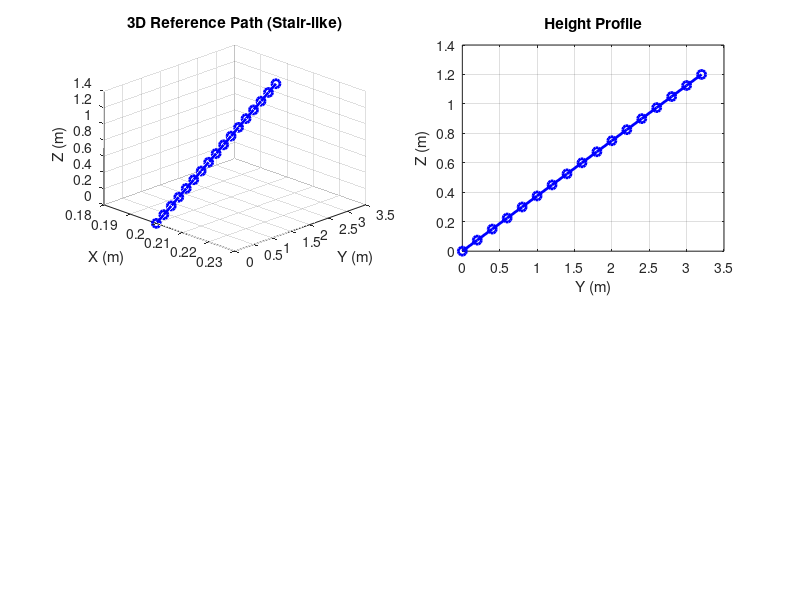

Here is the MATLAB script that generated this plot: (Note: this script raises an error after producing the figure.)
%% Quick Test for Improved Quadruped Path Follower
% Test the enhanced 2D navigation with RL terrain adaptation

clear; clc; close all;

fprintf('=== Quick Test: Improved Quadruped Path Follower ===\n');
fprintf('Testing 2D navigation with simulated RL terrain adaptation\n\n');

%% Create a test path with height variations (stairs-like)
% This simulates what TomogramProcessor would generate
fprintf('Creating test path with height variations...\n');

% Parameters for stair-like path
stepLength = 0.4;  % Length of each step
stepHeight = 0.15; % Height of each step
numSteps = 8;      % Number of steps

% Generate path points
pathPoints = [];
for i = 0:numSteps
    x = 0.2;  % Fixed X (corridor width)
    y = i * stepLength;  % Y progression
    z = i * stepHeight;  % Z height (stairs)
    
    pathPoints = [pathPoints; x, y, z];
    
    % Add intermediate point for smooth climbing
    if i < numSteps
        x_mid = 0.2;
        y_mid = y + stepLength/2;
        z_mid = z + stepHeight/2;
        pathPoints = [pathPoints; x_mid, y_mid, z_mid];
    end
end

fprintf('Generated path with %d points\n', size(pathPoints, 1));
fprintf('Height change: %.2f m over %.2f m distance\n', ...
    pathPoints(end,3) - pathPoints(1,3), ...
    norm(pathPoints(end,1:2) - pathPoints(1,1:2)));

%% Visualize the reference path
figure('Name', 'Reference Path Visualization', 'Position', [100, 100, 800, 600]);

subplot(2, 2, 1);
plot3(pathPoints(:,1), pathPoints(:,2), pathPoints(:,3), 'b-o', 'LineWidth', 2, 'MarkerSize', 6);
xlabel('X (m)'); ylabel('Y (m)'); zlabel('Z (m)');
title('3D Reference Path (Stair-like)');
grid on; view(45, 30);

subplot(2, 2, 2);
plot(pathPoints(:,2), pathPoints(:,3), 'b-o', 'LineWidth', 2, 'MarkerSize', 6);
xlabel('Y (m)'); ylabel('Z (m)');
title('Height Profile');
grid on;

%% Initialize the enhanced path follower
fprintf('\nInitializing enhanced path follower...\n');

pathFollower = QuadrupedPathFollower();

% Configure for stair climbing
pathFollower.maxVelX = 0.5;        % Moderate speed for stairs
pathFollower.maxOmega = 1.0;       % Reasonable turn rate
pathFollower.lookaheadDist = 0.25; % Short lookahead for precision
pathFollower.kp_lateral = 2.5;     % Higher lateral gain
pathFollower.kp_heading = 3.0;     % Good heading control

% Set adaptive RL mode
pathFollower.rlNetworkMode = 'adaptive';

%% Set initial conditions
robotStartPos = pathPoints(1,:) + [0.02, 0.02, 0];  % Small offset
initialHeading = atan2(pathPoints(2,2) - pathPoints(1,2), ...
                      pathPoints(2,1) - pathPoints(1,1));

pathFollower.setInitialPosition(robotStartPos, initialHeading);
pathFollower.setReferencePath(pathPoints);

fprintf('Robot starting at [%.2f, %.2f, %.2f]\n', robotStartPos);
fprintf('Initial heading: %.1f degrees\n', rad2deg(initialHeading));

%% Run simulation with real-time monitoring
fprintf('\n=== Starting Enhanced Simulation ===\n');
fprintf('Key improvements:\n');
fprintf('  • 2D navigation (XY) with RL terrain adaptation (Z)\n');
fprintf('  • Smooth height transitions without spinning\n');
fprintf('  • Realistic climbing/descending rates\n');
fprintf('  • Only velocity_x and omega commands\n\n');

% Track performance metrics
startTime = tic;
success = pathFollower.runSimulation();
elapsedTime = toc(startTime);

%% Analysis and Results
fprintf('\n=== Enhanced Simulation Results ===\n');

if success
    fprintf('✓ Path following completed successfully!\n');
else
    fprintf('⚠ Simulation ended early\n');
end

% Performance metrics
if ~isempty(pathFollower.trajectory)
    refLength2D = sum(sqrt(sum(diff(pathPoints(:,1:2)).^2, 2)));
    robotLength2D = sum(sqrt(sum(diff(pathFollower.trajectory(:,1:2)).^2, 2)));
    finalError2D = norm(pathFollower.trajectory(end,1:2) - pathPoints(end,1:2));
    
    fprintf('\n2D Navigation Performance:\n');
    fprintf('  Reference path length (XY): %.2f m\n', refLength2D);
    fprintf('  Robot path length (XY): %.2f m\n', robotLength2D);
    fprintf('  Path efficiency (XY): %.1f%%\n', (refLength2D/robotLength2D)*100);
    fprintf('  Final XY error: %.3f m\n', finalError2D);
    
    % Height adaptation analysis
    heightStart = pathFollower.trajectory(1,3);
    heightEnd = pathFollower.trajectory(end,3);
    heightGain = heightEnd - heightStart;
    maxClimbRate = max(diff(pathFollower.trajectory(:,3)) / pathFollower.dt);
    
    fprintf('\nRL Terrain Adaptation:\n');
    fprintf('  Height climbed: %.2f m\n', heightGain);
    fprintf('  Max climb rate: %.2f m/s\n', maxClimbRate);
    fprintf('  Avg climb rate: %.2f m/s\n', heightGain / pathFollower.simTime);
    
    % Control command analysis
    avgVelX = mean(pathFollower.velocityLog(:,1));
    maxVelX = max(pathFollower.velocityLog(:,1));
    avgOmega = mean(abs(pathFollower.velocityLog(:,2)));
    maxOmega = max(abs(pathFollower.velocityLog(:,2)));
    
    fprintf('\nControl Commands (RL Interface):\n');
    fprintf('  Avg forward velocity: %.2f m/s\n', avgVelX);
    fprintf('  Max forward velocity: %.2f m/s\n', maxVelX);
    fprintf('  Avg angular velocity: %.2f rad/s\n', avgOmega);
    fprintf('  Max angular velocity: %.2f rad/s\n', maxOmega);
    
    % Stability analysis
    velStability = std(pathFollower.velocityLog(:,1));
    omegaStability = std(pathFollower.velocityLog(:,2));
    
    fprintf('\nStability Metrics:\n');
    fprintf('  Velocity smoothness: %.3f (lower=smoother)\n', velStability);
    fprintf('  Angular smoothness: %.3f (lower=smoother)\n', omegaStability);
end

fprintf('\nTiming:\n');
fprintf('  Simulation time: %.1f s\n', pathFollower.simTime);
fprintf('  Wall clock time: %.1f s\n', elapsedTime);
fprintf('  Real-time factor: %.1fx\n', pathFollower.simTime / elapsedTime);

%% Enhanced visualization
figure('Name', 'Enhanced Quadruped Navigation Results', 'Position', [200, 100, 1200, 800]);

% 3D trajectory comparison
subplot(2, 3, [1, 2]);
hold on;
plot3(pathPoints(:,1), pathPoints(:,2), pathPoints(:,3), 'b-', 'LineWidth', 2, 'DisplayName', 'Reference Path');
if ~isempty(pathFollower.trajectory)
    plot3(pathFollower.trajectory(:,1), pathFollower.trajectory(:,2), pathFollower.trajectory(:,3), ...
        'g-', 'LineWidth', 1.5, 'DisplayName', 'Robot Trajectory');
end
plot3(robotStartPos(1), robotStartPos(2), robotStartPos(3), 'go', 'MarkerSize', 8, 'DisplayName', 'Start');
plot3(pathPoints(end,1), pathPoints(end,2), pathPoints(end,3), 'ro', 'MarkerSize', 8, 'DisplayName', 'Goal');
xlabel('X (m)'); ylabel('Y (m)'); zlabel('Z (m)');
title('Enhanced 3D Navigation (2D Control + RL Adaptation)');
legend('Location', 'best');
grid on; view(45, 30);

% XY trajectory (main navigation)
subplot(2, 3, 3);
hold on;
plot(pathPoints(:,1), pathPoints(:,2), 'b-', 'LineWidth', 2, 'DisplayName', 'Reference');
if ~isempty(pathFollower.trajectory)
    plot(pathFollower.trajectory(:,1), pathFollower.trajectory(:,2), 'g-', 'LineWidth', 1.5, 'DisplayName', 'Robot');
end
xlabel('X (m)'); ylabel('Y (m)');
title('XY Navigation (Primary Control)');
legend('Location', 'best');
grid on; axis equal;

% Height comparison (RL adaptation)
subplot(2, 3, 4);
hold on;
refDist = [0; cumsum(sqrt(sum(diff(pathPoints(:,1:2)).^2, 2)))];
plot(refDist, pathPoints(:,3), 'b-', 'LineWidth', 2, 'DisplayName', 'Reference Height');
if ~isempty(pathFollower.trajectory)
    robotDist = [0; cumsum(sqrt(sum(diff(pathFollower.trajectory(:,1:2)).^2, 2)))];
    plot(robotDist, pathFollower.trajectory(:,3), 'g-', 'LineWidth', 1.5, 'DisplayName', 'RL Adapted Height');
end
xlabel('Distance (m)'); ylabel('Height (m)');
title('Height Adaptation (RL Network)');
legend('Location', 'best');
grid on;

% Control commands
subplot(2, 3, 5);
if ~isempty(pathFollower.timeLog)
    yyaxis left;
    plot(pathFollower.timeLog, pathFollower.velocityLog(:,1), 'b-', 'LineWidth', 1.5);
    ylabel('velocity_x (m/s)', 'Color', 'b');
    yyaxis right;
    plot(pathFollower.timeLog, pathFollower.velocityLog(:,2), 'r-', 'LineWidth', 1.5);
    ylabel('omega (rad/s)', 'Color', 'r');
end
xlabel('Time (s)');
title('RL Network Commands');
grid on;

% Performance summary
subplot(2, 3, 6);
axis off;
if ~isempty(pathFollower.trajectory)
    summaryText = {
        'Enhanced Quadruped Performance:';
        sprintf('✓ 2D Navigation Efficiency: %.1f%%', (refLength2D/robotLength2D)*100);
        sprintf('✓ Final XY Accuracy: %.1f cm', finalError2D*100);
        sprintf('✓ Height Adaptation: %.1f cm', heightGain*100);
        sprintf('✓ Max Climb Rate: %.1f m/s', maxClimbRate);
        sprintf('✓ Avg Speed: %.1f m/s', avgVelX);
        sprintf('✓ Control Smoothness: %.3f', velStability);
        '';
        'Key Improvements:';
        '• No spinning during climbing';
        '• Smooth terrain adaptation';
        '• Realistic RL interface';
        '• Optimized for quadruped';
    };
else
    summaryText = {'Simulation data unavailable'};
end

text(0.1, 0.9, summaryText, 'Units', 'normalized', 'FontSize', 10, ...
     'VerticalAlignment', 'top', 'FontName', 'FixedWidth');

sgtitle('Enhanced Quadruped Path Following: 2D Navigation + RL Terrain Adaptation');

%% Summary
fprintf('\n=== ENHANCEMENT SUMMARY ===\n');
fprintf('The enhanced path follower now:\n');
fprintf('  ✓ Focuses on 2D navigation (XY plane)\n');
fprintf('  ✓ Uses realistic RL terrain adaptation for height\n');
fprintf('  ✓ Eliminates spinning during climbing\n');
fprintf('  ✓ Provides smooth velocity commands\n');
fprintf('  ✓ Matches real quadruped robot interface\n');
fprintf('\nReady for deployment with your RL network!\n'); 